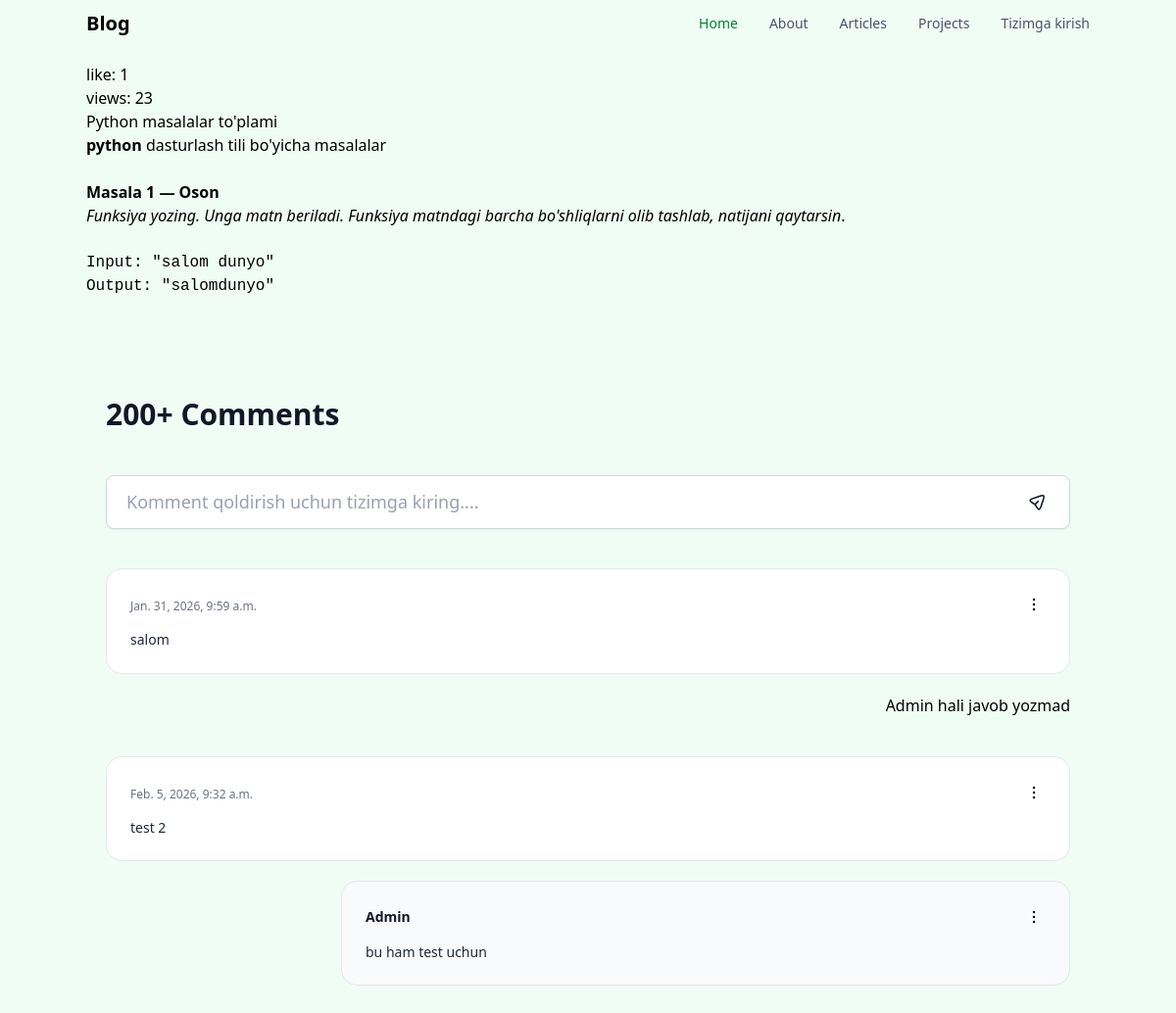
The app's page /maqola/detail/1 with its own data.
### maqola/models.py (models this page shows, shortened)
class Maqola(models.Model):
    title = models.CharField(max_length=30)
    subtitle = models.CharField(max_length=30)
    content = RichTextField()
    created_at = models.DateTimeField(default=timezone.now)
    views = models.PositiveIntegerField(default=0)
    category = models.ForeignKey("Category", on_delete=models.CASCADE)

class Comment(models.Model):
    user = models.ForeignKey(UserProfile, on_delete=models.CASCADE)
    maqola = models.ForeignKey("Maqola", on_delete=models.CASCADE)
    vaqti = models.DateTimeField(default=timezone.now)
    adminReply = models.CharField(null=True, blank=True)
    comment = models.TextField()
    status = models.BooleanField(default=False)

### maqola/views.py (the view)
# urls.py: path('detail/<int:id>', detail, name='detail')
def detail(request, id):
    maqola = Maqola.objects.get(id=id)
    maqola.views = maqola.views + 1
    maqola.save()
    comments = Comment.objects.filter(maqola=maqola, status=True)
    likes = Like.objects.filter(maqola=maqola).count()
    return render(request, "detail.html", {"maqola": maqola, "comments": comments, "likes_count": likes})

### templates/detail.html (shortened to what this page needs)
{% extends '_base.html' %}
{% block content %}
    <h1>like: {{likes_count}}</h1>
    <h1>views: {{maqola.views}}</h1>
    <div>
        {{maqola.content | safe}}
    </div>
    <div class="comments">
        <section class="py-24 relative">
            <div class="w-full max-w-7xl px-4 md:px-5 lg:px-5 mx-auto">
                <div class="w-full flex-col justify-start items-start lg:gap-10 gap-6 inline-flex">
                    <h2 class="text-gray-900 text-3xl font-bold font-manrope leading-normal">200+ Comments</h2>
                      <div class="w-full relative flex justify-between gap-2">
                                {% if request.user.is_authenticated %}
                                <input type="text"
                                    class="w-full py-3 px-5 rounded-lg border border-gray-300 bg-white shadow-[0px_1px_2px_0px_rgba(16,_24,_40,_0.05)] focus:outline-none text-gray-900 placeholder-gray-400 text-lg font-normal leading-relaxed"
                                    placeholder="Write comments here....">
                                {% else %}
                                    <input type="text"
                                    disabled
                                    class="w-full py-3 px-5 rounded-lg border border-gray-300 bg-white shadow-[0px_1px_2px_0px_rgba(16,_24,_40,_0.05)] focus:outline-none text-gray-900 placeholder-gray-400 text-lg font-normal leading-relaxed"
                                    placeholder="Komment qoldirish uchun tizimga kiring....">
                                {% endif %}
                                <a href="" class="absolute right-6 top-[18px]">
                                </a>
                        </div>
                   {% for comment in comments %}
                        <div class="w-full flex-col justify-start items-start lg:gap-9 gap-6 flex">
                            <div class="w-full flex-col justify-start items-start gap-8 flex">
                                <div class="w-full flex-col justify-start items-end gap-5 flex">
                                    <div
                                        class="w-full p-6 bg-white rounded-2xl border border-gray-200 flex-col justify-start items-start gap-8 flex">
                                        <div class="w-full flex-col justify-center items-start gap-3.5 flex">
                                            <div class="w-full justify-between items-center inline-flex">
                                                <div class="justify-start items-center gap-2.5 flex">
                                                    <div class="flex-col justify-start items-start gap-1 inline-flex">
                                                        <h6 class="text-gray-500 text-xs font-normal leading-5">{{comment.vaqti}}</h6>
                                                    </div>
                                                </div>
                                                <div class="w-6 h-6 relative">
                                                    <div class="w-full h-fit flex">
                                                        <div class="relative w-full">
                                                            <div class=" absolute left-0 top-0 py-2.5 px-4 text-gray-300"></div>
                                                            <button id="dropdown-button" data-target="dropdown-1"
                                                                class="w-full justify-center dropdown-toggle flex-shrink-0 z-10 flex items-center text-base font-medium text-center text-gray-900 bg-transparent  absolute right-0 top-0"
                                                                type="button">
                                                                <svg xmlns="http://www.w3.org/2000/svg" width="24" height="24"
                                                                    viewBox="0 0 24 24" fill="none">
                                                                    <path
                                                                        d="M12.0161 16.9893V17.0393M12.0161 11.9756V12.0256M12.0161 6.96191V7.01191"
                                                                        stroke="black" stroke-width="2.5"
                                                                        stroke-linecap="round" />
                                                                </svg>
                                                            </button>
                                                        </div>
                                                    </div>
                                                </div>
                                            </div>
                                            <p class="text-gray-800 text-sm font-normal leading-snug">{{comment.comment}}</p>
                                        </div>
                                    </div>
                                    {% if comment.adminReply %}
                                        <div
                                        class="w-full lg:pl-60 md:pl-20 sm:pl-10 pl-7 flex-col justify-start items-end gap-2.5 flex">
                                        <div
                                            class="w-full p-6 bg-gray-50 rounded-2xl border border-gray-200 flex-col justify-start items-start gap-8 flex">
                                            <div class="w-full flex-col justify-center items-start gap-3.5 flex">
                                                <div class="w-full justify-between items-center inline-flex">
                                                    <div class="justify-start items-center gap-2.5 flex">
                                                        <div class="flex-col justify-start items-start gap-1 inline-flex">
                                                            <h5 class="text-gray-900 text-sm font-semibold leading-snug">Admin</h5>
                                                        </div>
                                                    </div>
                                                    <div class="w-6 h-6 relative">
                                                        <div class="w-full h-fit flex">
                                                            <div class="relative w-full">
                                                                <div class=" absolute left-0 top-0 py-2.5 px-4 text-gray-300">
                                                                </div>
                                                                <button id="dropdown-button" data-target="dropdown-2"
                                                                    class="w-full justify-center dropdown-toggle flex-shrink-0 z-10 flex items-center text-base font-medium text-center text-gray-900 bg-transparent  absolute right-0 top-0"
                                                                    type="button">
                                                                    <svg xmlns="http://www.w3.org/2000/svg" width="24"
                                                                        height="24" viewBox="0 0 24 24" fill="none">
                                                                        <path
                                                                            d="M12.0161 16.9893V17.0393M12.0161 11.9756V12.0256M12.0161 6.96191V7.01191"
                                                                            stroke="black" stroke-width="2.5"
                                                                            stroke-linecap="round" />
                                                                    </svg>
                                                                </button>
                                                            </div>
                                                        </div>
                                                    </div>
                                                </div>
                                                <p class="text-gray-800 text-sm font-normal leading-snug">{{comment.adminReply}}</p>
                                            </div>
                                        </div>
                                    </div>
                                    {% else %}
                                        Admin hali javob yozmad
                                    {% endif %}
                                </div>
                            </div>
                        </div>
                   {% endfor %}
                </div>
            </div>
        </section>
    </div>
{% endblock content %}

### records on screen
Maqola: views "23", content "Python masalalar to'plami python dasturlash tili bo'yicha masalalar Masala 1 — Oson Funksiya yozing. Unga matn beriladi. Funksiya matndagi barcha bo'shliqlarni olib tashlab, natijani qaytarsin . Input: \"salom dunyo\" Output: \"salomdunyo\""
Comment: vaqti "Jan. 31, 2026, 9:59 a.m.", comment "salom", shows "Admin hali javob yozmad"
Comment: vaqti "Feb. 5, 2026, 9:32 a.m.", comment "test 2", adminReply "bu ham test uchun"

### other values on screen
{{ likes_count }} "1"
